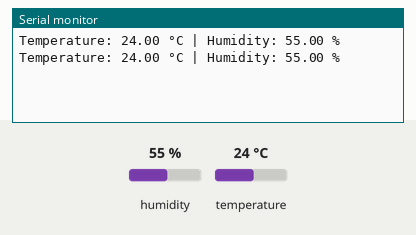
A sketch run on a simulated Arduino Uno, built with avr-gcc and run on an emulated ATmega328P. On the bench: the last lines printed to the serial monitor. The inputs (shaded band) are chosen by the test bench; at power-on: humidity 55 %, temperature 24 °C.

Above: at 4.8 s.
4.9 s: humidity set to 22 %
At 6.8 s:
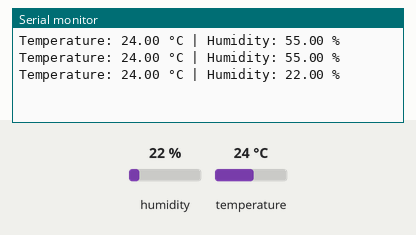
7.9 s: temperature set to 12 °C
At 9.2 s:
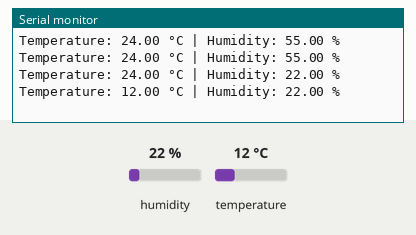
10.9 s: humidity set to 40 %
At 12.8 s:
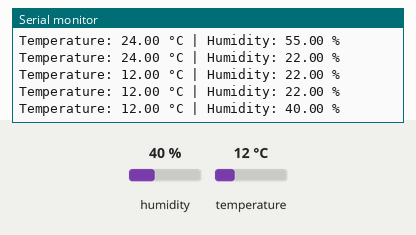
Timing chart, 0 to 14.3 s (numbered marks = the images above; inputs shaded):
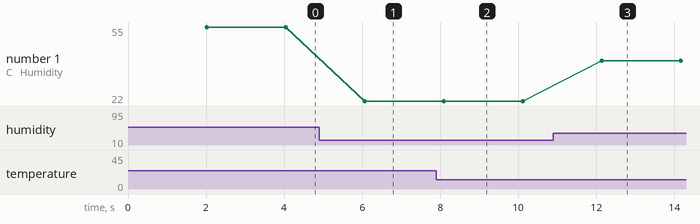

The sketch:

sketch_sep14b.ino
```cpp
#include <DHT.h>

#define DHTPIN 2        // Pin connected to the DHT11 data pin
#define DHTTYPE DHT11   // Define sensor type as DHT11

DHT dht(DHTPIN, DHTTYPE);

void setup() {
  Serial.begin(9600);   // Initialize serial communication
  dht.begin();          // Start DHT sensor
}

void loop() {
  delay(2000); // Wait between readings (DHT11 is slow)

  float humidity = dht.readHumidity();
  float temperature = dht.readTemperature();

  // Check for failed readings
  if (isnan(humidity) || isnan(temperature)) {
    Serial.println("Failed to read from DHT11 sensor!");
    return;
  }

  // Print to Serial Monitor
  Serial.print("Temperature: ");
  Serial.print(temperature);
  Serial.print(" °C | Humidity: ");
  Serial.print(humidity);
  Serial.println(" %");
}
```

Measured:
- after the input at 4.9 s, the serial monitor: prints a new line after 1.2 s (image 1)
- after the input at 7.9 s, the serial monitor: prints a new line after 0.20 s (image 2)
- after the input at 10.9 s, the serial monitor: prints a new line after 1.2 s (image 3)
- plotted number 1: 55 → 22 after the input at 4.9 s, 22 → 40 after the input at 10.9 s
